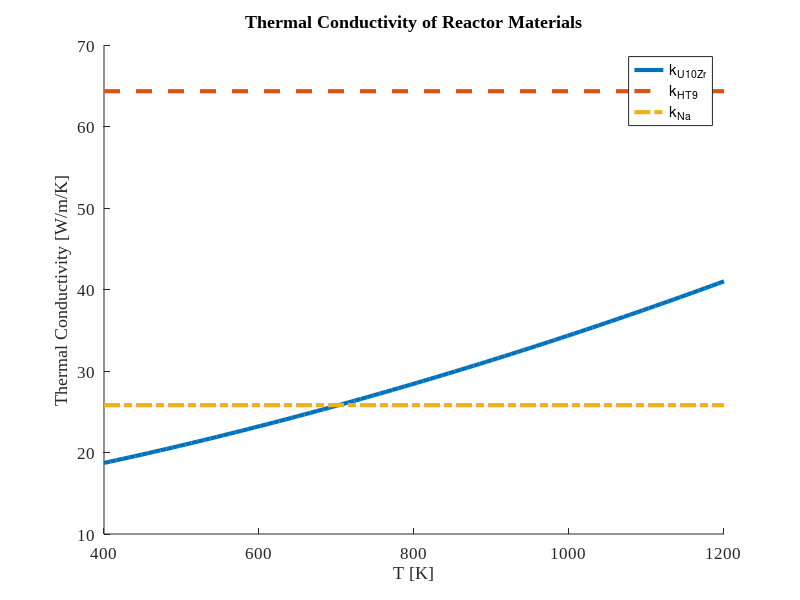

MATLAB code for this plot:
clear
close all

x = 0.1; % U10Zr

kU   = @(T)(21.73 + 1.591e-2*T + 5.907e-6*T^2);
kZr  = @(T)(8.853 + 7.082e-3*T + 2.533e-6*T^2 + 2.992e3/T);
kcZr = @(T,x)(-102.0 + 200.1*x - 109.2*x^2 +9.453e-3*T + ...
    3.459e-5*T^2 - 0.02093*x*T);
kUZr = @(T,x)((1 - sqrt(1-x))*kZr(T) + sqrt(1-x)*((1-x)*kU(T) + x*kcZr(T,x)));

kHT9 = 64.33; % [W/m/K]
kNa  = 25.81; % [W/m/K]

Ttest = linspace(400,1200);
ktest = zeros(size(Ttest));
for i = 1:length(Ttest)
    ktest(i) = kUZr(Ttest(i),x);
end

LW = 3;

figure
hold on
plot(Ttest,ktest,'LineWidth',LW);
plot([Ttest(1),Ttest(end)],[kHT9,kHT9],'--','LineWidth',LW)
plot([Ttest(1),Ttest(end)],[kNa,kNa],'-.','LineWidth',LW)
hold off
xlim([Ttest(1),Ttest(end)])
xlabel('T [K]')
ylabel('Thermal Conductivity [W/m/K]')
title('Thermal Conductivity of Reactor Materials')
legend({'k_{U10Zr}','k_{HT9}','k_{Na}'})
set(gca,'FontName','Times New Roman','FontSize',12);
print('../figs/kfuel_plot.eps','-depsc2');
close(gcf)